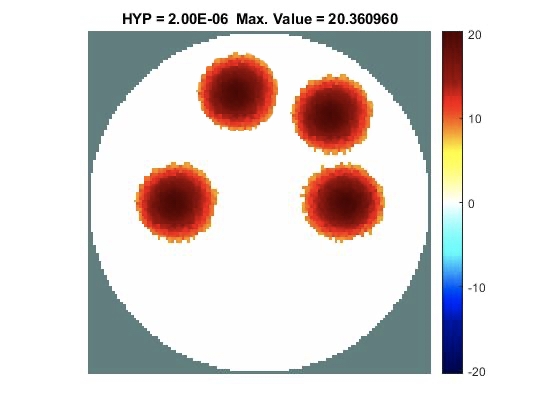
#> input picture Blobs detect/4.jpg, 560 x 420 px
$ python -i blobs_detect.py   (imports and definitions only)
#> lines starting #> are read from the running program, lines starting #| are printed output that depends on the picture; after the words box and inside, x2 and y2 are one past the last pixel; in counts of white or black regions, pixels touching at a corner belong together; pictures that were not available may be replaced by others from this repository, and a replacement may not be noted
import numpy as np
import os
import cv2
import imutils


# Snip/Region-of-Interest dimensions


# Snip region of interest
def snip_image(img):
    lm = 90; aa = 385; bb = 400 ; cc = 45; rc  = 130
    # cv2.rectangle(img, (0, img.shape[0] - cc), (img.shape[1], img.shape[0] - aa), (0, 0, 255))
    cv2.rectangle(img, (lm, img.shape[0] - cc), (img.shape[1] - rc , img.shape[0] - aa), (255, 255, 255))
    snip = img[(img.shape[0] - aa):(img.shape[0] - cc), (lm):(img.shape[1] - rc)]
    return snip

def num_blobs(img):
	img = cv2.imread("D3.jpg")
	img = snip_image(img)
#img = imutils.resize(img, width = 480)
#blank = np.zeros((480,640))
	resized = cv2.resize(img,(640,480), interpolation = cv2.INTER_AREA)
	hsv = cv2.cvtColor(img, cv2.COLOR_BGR2HSV)
#cv2.imshow("converted to HSV",hsv)

# lower_red = np.array([0, 0, 0])
# upper_red = np.array([255, 190, 255])
	lower_red = np.array([0, 130, 20])
	upper_red = np.array([255, 255, 255])
	mask = cv2.inRange(hsv, lower_red , upper_red);
	res = cv2.bitwise_and(hsv,hsv, mask= mask)
	ret,thresh2= cv2.threshold(hsv,127,255,cv2.THRESH_BINARY)
	contours, _ = cv2.findContours(mask, cv2.RETR_LIST, cv2.CHAIN_APPROX_SIMPLE)
	hull_list = []
	for i in range(len(contours)):
		hull = cv2.convexHull(contours[i])
		hull_list.append(hull)
	for i in range(len(contours)):
		cv2.drawContours(img, hull_list,i, (0,0,255),2)
		#cv2.imshow("Masking",mask)
		cv2.imshow("Blobs",img)
	return (len(contours))
#print("No. of blobs detected: ", len(contours))
#cv2.waitKey(0)

>>> import cv2
>>> picture = cv2.imread('4.jpg', cv2.IMREAD_GRAYSCALE)
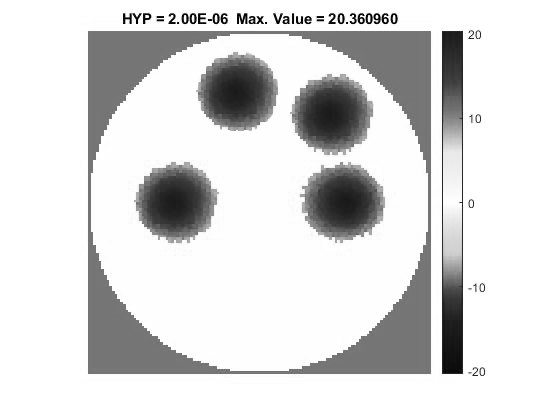
#> picture: shape (420, 560); min 0, max 255, mean 218.9
>>> result = num_blobs(picture)
#> in num_blobs, img is the input picture: shape (420, 560, 3); mean B, G, R 215.1, 217.1, 223.9
#> in snip_image, `cv2.rectangle(img, (lm, img.shape[0] - cc), (img.shape[1] - rc , img.s..`:
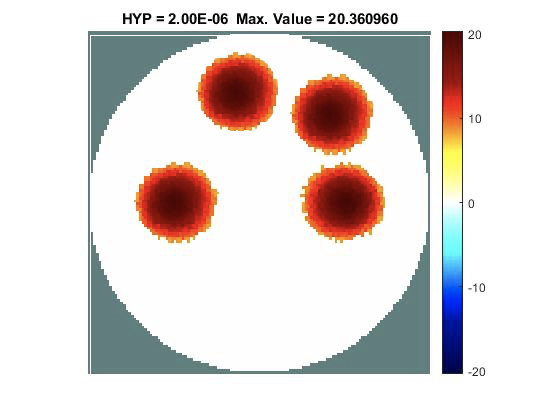
#> img: shape (420, 560, 3); 0.57% of pixels changed, all inside (x1, y1, x2, y2) = (90, 35, 431, 376)
#> in snip_image, `snip = img[(img.shape[0] - aa):(img.shape[0] - cc), (lm):(img.shape[1]..`:
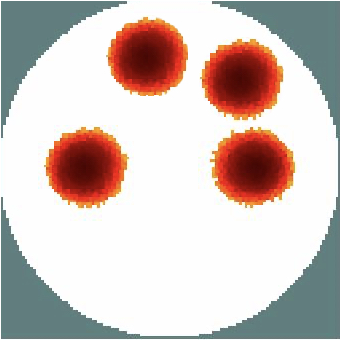
#> snip: shape (340, 340, 3); mean B, G, R 188.3, 193, 207.2
#> in num_blobs, `resized = cv2.resize(img,(640,480), interpolation = cv2.INTER_AREA)`:
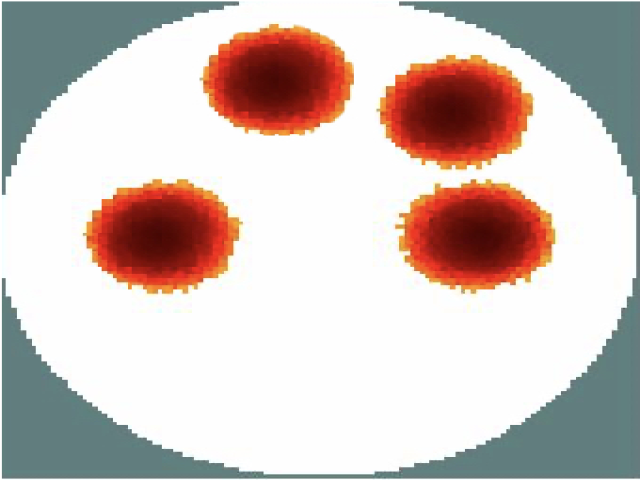
#> resized: shape (480, 640, 3); mean B, G, R 188.3, 192.9, 207.2
#> in num_blobs, `hsv = cv2.cvtColor(img, cv2.COLOR_BGR2HSV)`: hsv: shape (340, 340, 3); mean H, S, V 30.5, 49.9, 213.4
#> in num_blobs, `mask = cv2.inRange(hsv, lower_red , upper_red);`:
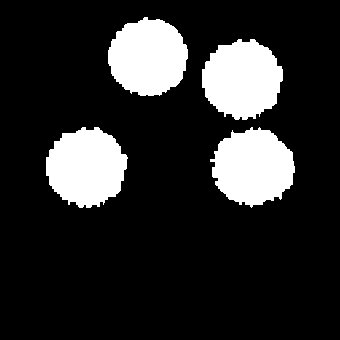
#> mask: shape (340, 340); 16.9% white; 4 white regions
#> in num_blobs, `res = cv2.bitwise_and(hsv,hsv, mask= mask)`: res: shape (340, 340, 3); mean H, S, V 0.8, 36.6, 28.9
#> in num_blobs, `ret,thresh2= cv2.threshold(hsv,127,255,cv2.THRESH_BINARY)`: thresh2: shape (340, 340, 3); mean H, S, V 6.9, 43.2, 197.9
#> in num_blobs, `contours, _ = cv2.findContours(mask, cv2.RETR_LIST, cv2.CHAIN_APPROX_S..`: contours = 4 contours; box (x1, y1, x2, y2) and area: (46, 127, 128, 208) 4770, (210, 127, 295, 208) 4766, (202, 39, 283, 120) 4765, (108, 17, 188, 96) 4688
#> the loop in num_blobs, `for i in range(len(contours)):` made 4 passes
#> after the loop in num_blobs, `for i in range(len(contours)):`: hull_list = 4 contours; box (x1, y1, x2, y2) and area: (210, 127, 295, 208) 5174, (46, 127, 128, 208) 5128, (202, 39, 283, 120) 5122, (108, 17, 188, 96) 4905
#> the loop in num_blobs, `for i in range(len(contours)):` made 4 passes
#> pass 1, in num_blobs, `cv2.imshow("Blobs",img)`:
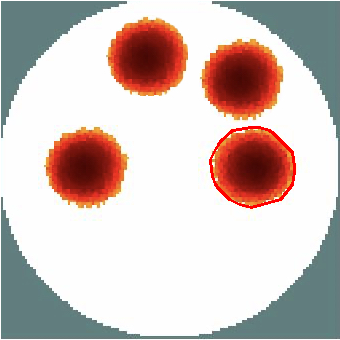
#> window 'Blobs': shape (340, 340, 3); mean B, G, R 187.2, 191.6, 207.3
#> after the loop in num_blobs, `for i in range(len(contours)):`:
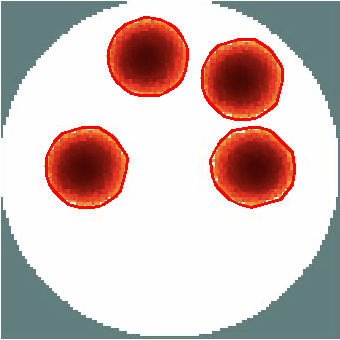
#> img: shape (340, 340, 3); 2.64% of pixels changed, all inside (x1, y1, x2, y2) = (45, 16, 296, 209)
#> result = 4
